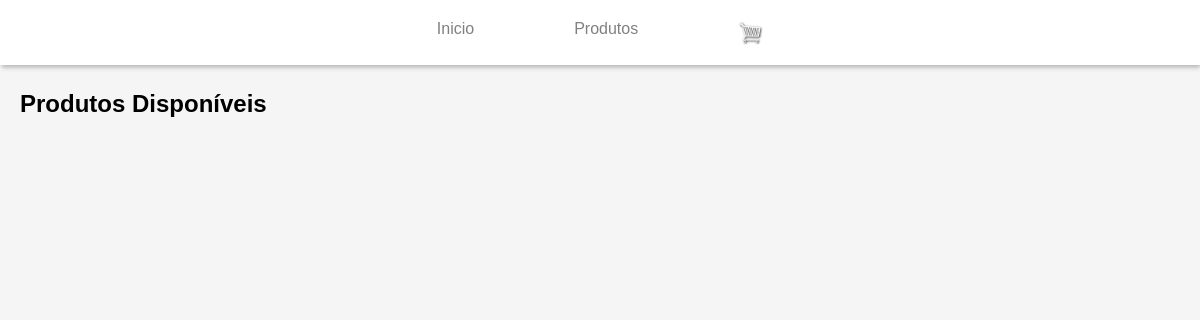
The app's page /produtos/, older data.
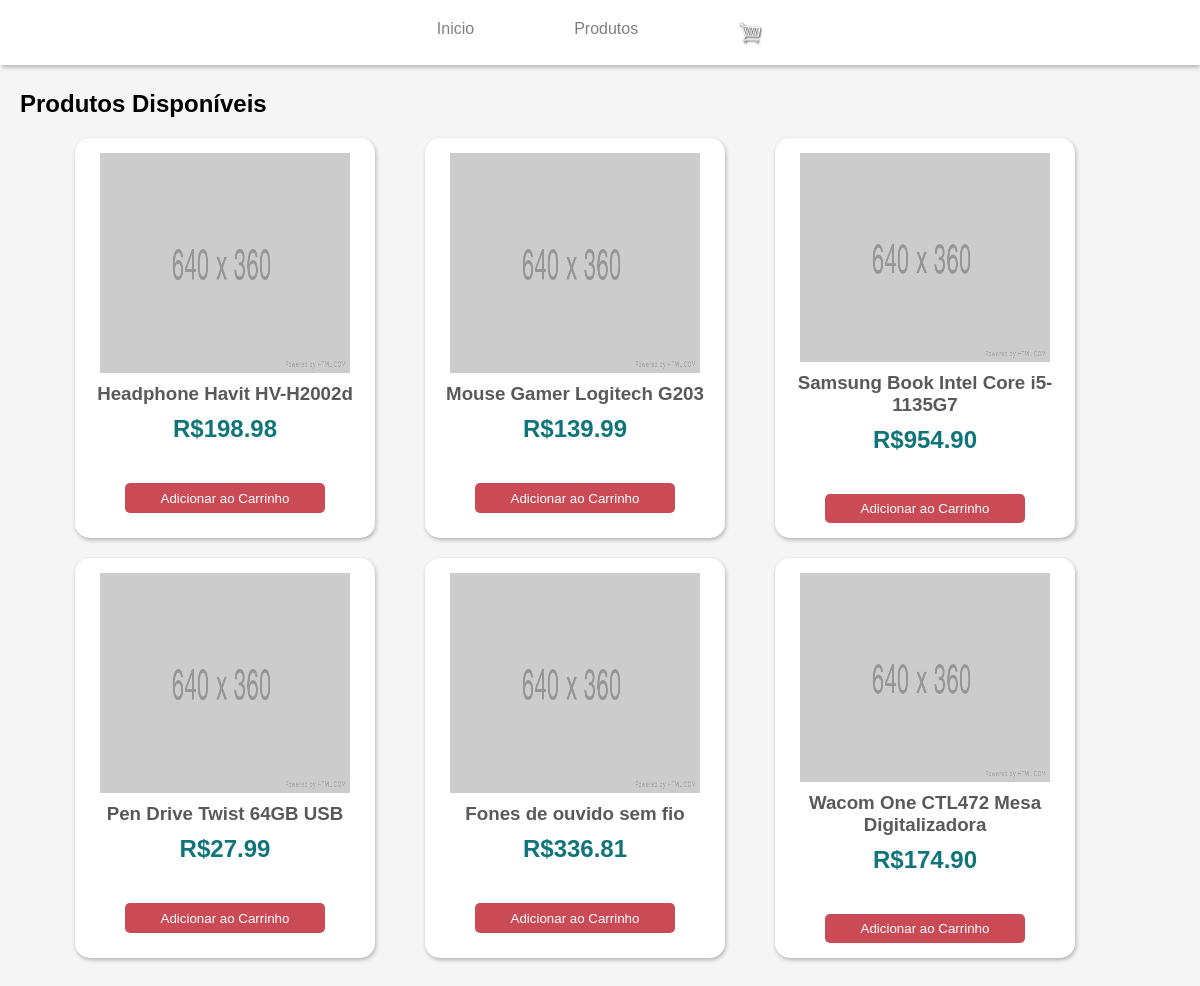
The same page, newer data.
### meuapp/models.py (models this page shows, shortened)
class Produto(models.Model):
    nome = models.CharField(max_length=255, null=True)
    preco = models.FloatField()
    has_product = models.BooleanField(default=False, null=True, blank=False)
    imagem = models.ImageField(null=True, blank=True)

### meuapp/views.py (the view)
# urls.py: path('produtos/', views.produtos, name="produtos"),
def produtos(request):
    produtos = Produto.objects.all()
    context = {'produtos': produtos}
    return render(request, 'html/produtos.html', context=context)

### meuapp/templates/html/produtos.html (shortened to what this page needs)
{% include 'html/navbar.html' %}
{% load static %}
<!DOCTYPE html>
<html lang="pt-br">
<head>
    <link rel="stylesheet" href="{% static 'css/produtos.css' %}">
</head>
<body>
    <main>
        <h2>Produtos Disponíveis</h2>
        <div class="produto-container">
            {% for produto in produtos %}
            <div class="card-produto">
                <img class="img-produto" src="{% static 'img/empty.png' %}" alt="produto">
                <article class="descricao-produto">
                    <h3 class="produto">{{produto.nome}}</h2>
                    <p  class="preco">R${{produto.preco|floatformat:2}}</p>
                </article>
                <button>Adicionar ao Carrinho</button>
            </div>
            {% endfor %}
        </div>
    </main>
</body>
</html>

### meuapp/templates/html/navbar.html
{% load static %}
<link rel="stylesheet" href="{% static 'css/header.css' %}">
{% block content %}
<header>
    <div class="header-container">
        <nav class="links-container">
            <ul>
                <li><a class="link" href="{% url 'index' %}">Inicio</a></li>
                <li><a class="link" href="{% url 'produtos' %}">Produtos</a></li>
                <figure class="carrinho-container"><a href="{% url 'carrinho' %}"><img class="carrinho" src="{% static 'img/carrinho.png' %}" alt=""></a></figure>
            </ul>
        </nav>
    </div>
</header>
{% endblock content %}

### static/css/header.css (style rules this page uses)
* { font-family: Arial, Helvetica, sans-serif; margin: 0; padding: 0; box-sizing: border-box; }
header { padding: 10px; background-color: white; margin-bottom: 5px; box-shadow: 1px 3px 5px rgba(0, 0, 0, 0.292); }
ul { display: flex; gap: 100px; list-style: none; }
a { color: gray; text-decoration: none; }
nav { margin: auto; }
.header-container { padding: 10px; align-items: center; display: flex; }
.carrinho { cursor: pointer; height: 25px; }

### static/css/produtos.css (style rules this page uses)
main { background-color: #e7e7e76c; padding: 20px; height: 1000px; }
button { margin-top: 40px; cursor: pointer; width: 200px; height: 30px; border-radius: 5px; background-color: #bb1523c4; color: white; border: none; transition: transform 0.5s; }
.produto { color: #595959; }
.produto-container { justify-content: center; display: grid; grid-template-columns: 350px 350px 350px; padding: 20px; }
.card-produto { text-align: center; align-items: center; flex-direction: column; display: flex; width: 300px; height: 400px; margin-bottom: 20px; padding: 15px; background-color: white; border-radius: 15px; box-shadow: 1px 2px 4px rgba(0, 0, 0, 0.275); }
.img-produto { margin-bottom: 10px; width: 250px; height: 220px; }
.preco { margin-top: 10px; font-size: 1.5em; color: #10757A; font-weight: bold; }

Row changes from the older to the newer data that the page shows:
added Produto: nome "Headphone Havit HV-H2002d", preco "198.98"
added Produto: nome "Mouse Gamer Logitech G203", preco "139.99"
added Produto: nome "Samsung Book Intel Core i5-1135G7", preco "954.90"
added Produto: nome "Pen Drive Twist 64GB USB", preco "27.99"
added Produto: nome "Fones de ouvido sem fio", preco "336.81"
added Produto: nome "Wacom One CTL472 Mesa Digitalizadora", preco "174.90"
